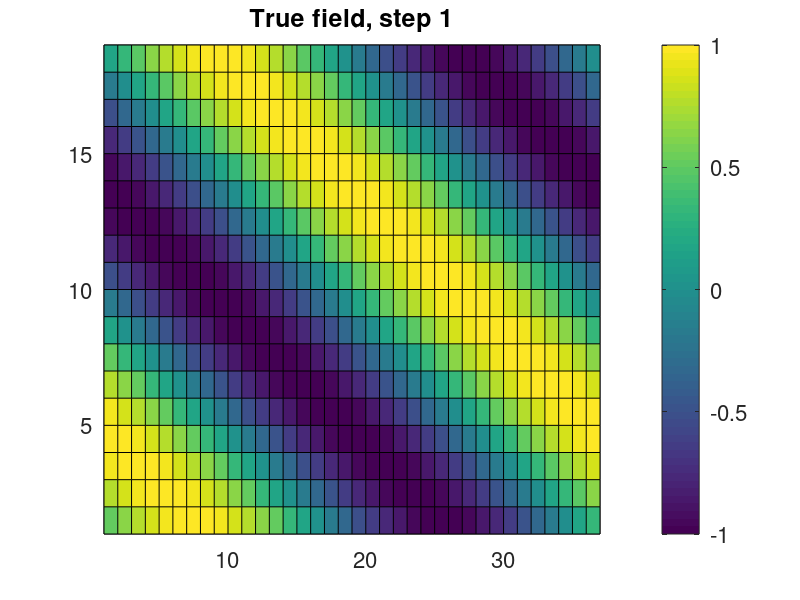
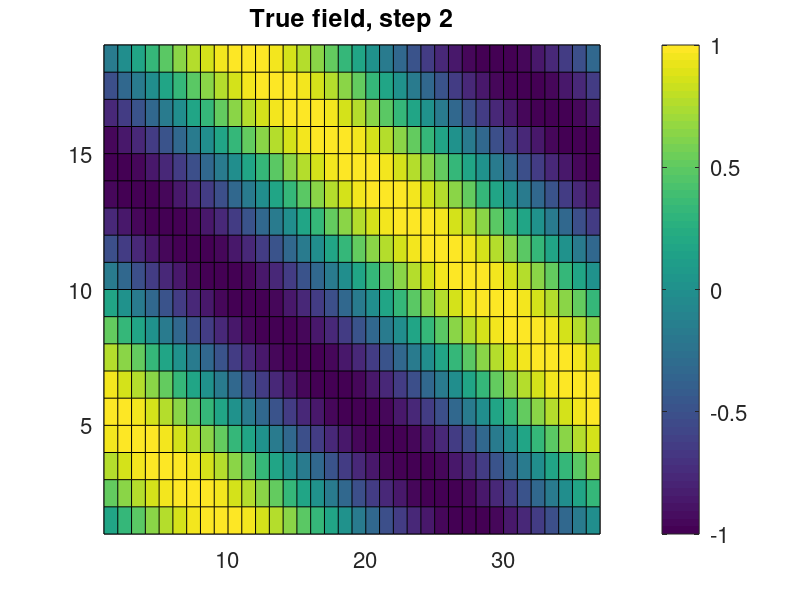
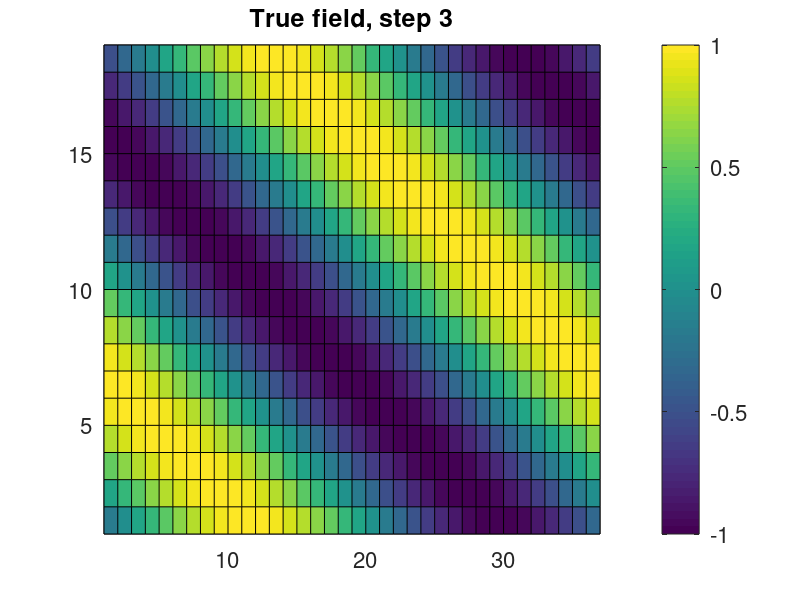
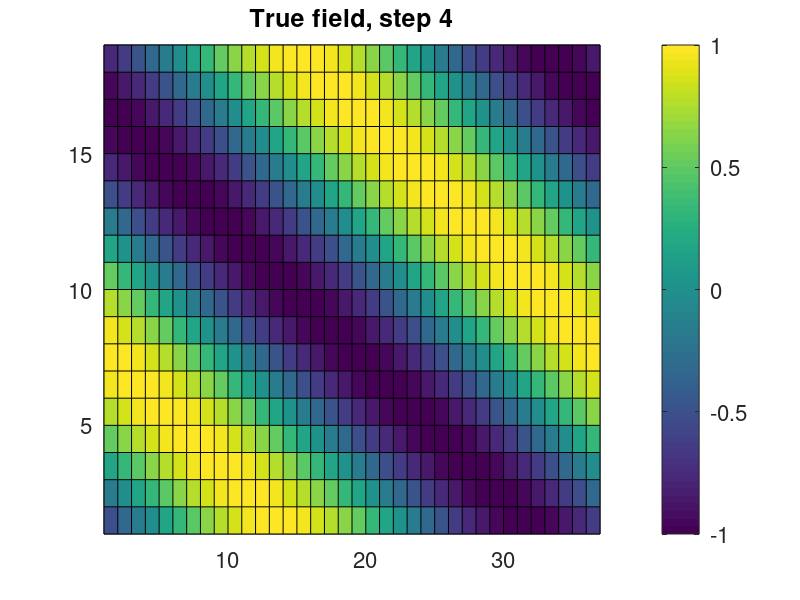

Reproduce these figures in MATLAB, in order.
% Script to generate files for the PDAF online tutorial

dim_x = 36
dim_y = 18
dim_ens = 9
dim_step = 18
stddev_obs = 0.5
dxobs = 5;
dyobs = 4;

% Locations of observations not placed at grid points (x, y)
obs_interp = [3.0 2.1; ...
     3.4 6.8; ...
     6.1 6.8; ...
     8.9 7.6; ...
     8.9 14.9; ...
     20.0 6.4; ...
     20.4 16.1; ...
     14.1 10.2; ...
     31.0 5.2; ...
     31.2 11.9; ...
     28.9 14.9];


% True field
for j=1:dim_x
    for i=1:dim_y
        field(i,j,1) = sin(2*pi*(i/18+j/36));
    end
end

for step=2:dim_step+1
    for j=1:dim_x
        for i=1:dim_y-1
            field(i+1,j,step) = field(i,j,step-1);
        end
    end
    field(1,:,step) = field(dim_y,:,step-1);
end

for step=1:dim_step+1
    field_plot=zeros(dim_y+1, dim_x+1);
    field_plot(1:dim_y,1:dim_x) = field(:,:,step);
    figure
    pcolor(field_plot)
    set(gca,'fontsize',16)
    cb=colorbar;
    set(cb,'fontsize',16)
    title(['True field, step ' num2str(step)],'fontsize',18)
end


% Ensemble states
for k=1:dim_ens
    for j=1:dim_x
        for i=1:dim_y
            ens(i,j,k) = sin(2*pi*(i/18+j/36)+2*0.5*pi*(k+5)/dim_ens);
        end
    end
    figure
    field_plot=zeros(dim_y+1, dim_x+1);
    field_plot(1:dim_y,1:dim_x) = ens(:,:,k);
    pcolor(field_plot)
    set(gca,'fontsize',16)
    cb=colorbar;
    set(cb,'fontsize',16)
    title(['Ensemble member ' num2str(k)],'fontsize',18)
end

figure
field_plot=zeros(dim_y+1, dim_x+1);
ensmean = mean(ens,3);
field_plot(1:dim_y,1:dim_x) = ensmean;
pcolor(field_plot)
set(gca,'fontsize',16)
cb=colorbar;
set(cb,'fontsize',16)
title('Initial estimate (ensemble mean)','fontsize',18)


% Ensemble states - inverted
for k=1:dim_ens
    for j=1:dim_x
        for i=1:dim_y
            ensB(i,j,k) = sin(2*pi*(i/18-j/36)+2*0.5*pi*(k+5)/dim_ens);
        end
    end
    figure
    field_plot=zeros(dim_y+1, dim_x+1);
    field_plot(1:dim_y,1:dim_x) = ensB(:,:,k);
    pcolor(field_plot)
    set(gca,'fontsize',16)
    cb=colorbar;
    set(cb,'fontsize',16)
    title(['B-Ensemble member ' num2str(k)],'fontsize',18)
end

figure
field_plot=zeros(dim_y+1, dim_x+1);
ensmeanB = mean(ensB,3);
field_plot(1:dim_y,1:dim_x) = ensmeanB;
pcolor(field_plot)
set(gca,'fontsize',16)
cb=colorbar;
set(cb,'fontsize',16)
title('B: Initial estimate (ensemble mean)','fontsize',18)

% Observations
obs_error = stddev_obs * randn(dim_y, dim_x, dim_step+1);
full_obs = field + obs_error;

for step=1:dim_step+1
    field_plot=zeros(dim_y+1, dim_x+1);
    field_plot(1:dim_y,1:dim_x) = full_obs(:,:,step);
    figure
    pcolor(field_plot)
    set(gca,'fontsize',16)
    cb=colorbar;
    set(cb,'fontsize',16)
    title(['Perturbed true state, step ' num2str(step-1)],'fontsize',18)
end

obs = zeros(dim_y, dim_x, dim_step+1)-999;
for step=1:dim_step+1
    for j=dxobs:dxobs:dim_x
        for i=dyobs:dyobs:dim_y
            obs(i,j,step) = full_obs(i,j,step);
        end
    end
end

for step=1:dim_step+1
    field_plot=zeros(dim_y+1, dim_x+1);
    field_plot(1:dim_y,1:dim_x) = obs(:,:,step);
    figure
    pcolor(field_plot)
    set(gca,'fontsize',16)
    cb=colorbar;
    set(cb,'fontsize',16)
    title(['28 Observations used for analysis, step ' num2str(step-1)],'fontsize',18)
    set(gca,'clim',[-3 3])
end

% Interpolated observations
iobs_error = stddev_obs * randn(length(obs_interp), dim_step+1);
for step=1:dim_step+1
    for i=1:length(obs_interp)
        % Get closted grid points
        gx(1) = floor(obs_interp(i,1));
        gx(2) = ceil(obs_interp(i,1));
        if gx(2)==gx(1)
            gx(2) = gx(2)+1;
        end
        gy(1) = floor(obs_interp(i,2));
        gy(2) = ceil(obs_interp(i,2));
        if gy(2)==gy(1)
            gy(2) = gy(2)+1;
        end

        % Compute interpolation coefficients
        denum = (gx(2)-gx(1))*(gy(2)-gy(1));
        icoeff(1) = (gx(2)-obs_interp(i,1))*(gy(2)-obs_interp(i,2))/denum;
        icoeff(2) = (obs_interp(i,1)-gx(1))*(gy(2)-obs_interp(i,2))/denum;
        icoeff(3) = (gx(2)-obs_interp(i,1))*(obs_interp(i,2)-gy(1))/denum;
        icoeff(4) = (obs_interp(i,1)-gx(1))*(obs_interp(i,2)-gy(1))/denum;

        % Interpolate
        iobs(i,1,step) = icoeff(1)*field(gy(1),gx(1),step)+icoeff(2)*field(gy(1),gx(2),step)+ ...
            icoeff(3)*field(gy(2),gx(1),step)+icoeff(4)*field(gy(2),gx(2),step);

        % Add error
        iobs(i,1,step) = iobs(i,1,step) + iobs_error(i,step);

        % Augment with coordimates
        iobs(i,2:3,step) = obs_interp(i,1:2);
    end 
end
    

% Write files

% True field
fid = fopen(['true_initial.txt'],'w');
for i=1:dim_y
    fprintf(fid,'%14.8f',field(i,:,1));
    fprintf(fid,'\n');
end
fclose(fid);
for step=2:dim_step+1
    fid = fopen(['true_step' num2str(step-1) '.txt'],'w');
    for i=1:dim_y
        fprintf(fid,'%14.8f',field(i,:,step));
        fprintf(fid,'\n');
    end
    fclose(fid);
end

% Observations
for step=2:dim_step+1
    fid = fopen(['obs_step' num2str(step-1) '.txt'],'w');
    for i=1:dim_y
        fprintf(fid,'%14.6f',obs(i,:,step));
        fprintf(fid,'\n');
    end
    fclose(fid);
end


% Interpolated observations
for step=2:dim_step+1
    fid = fopen(['iobs_step' num2str(step-1) '.txt'],'w');
    fprintf(fid,'%5i',length(obs_interp));
    fprintf(fid,'\n');
    for i=1:length(obs_interp)
        fprintf(fid,'%14.6f',iobs(i,:,step));
        fprintf(fid,'\n');
    end
    fclose(fid);
end

% Ensemble
for k=1:dim_ens
    fid = fopen(['ens_' num2str(k) '.txt'],'w');
    for i=1:dim_y
        fprintf(fid,'%14.8f',ens(i,:,k));
        fprintf(fid,'\n');
    end
    fclose(fid);
end

% Ensemble
for k=1:dim_ens
    fid = fopen(['ensB_' num2str(k) '.txt'],'w');
    for i=1:dim_y
        fprintf(fid,'%14.8f',ensB(i,:,k));
        fprintf(fid,'\n');
    end
    fclose(fid);
end


% Ensemble mean
fid = fopen('state_ini.txt','w');
for i=1:dim_y
    fprintf(fid,'%14.6f',ensmean(i,:));
    fprintf(fid,'\n');
end
fclose(fid);
